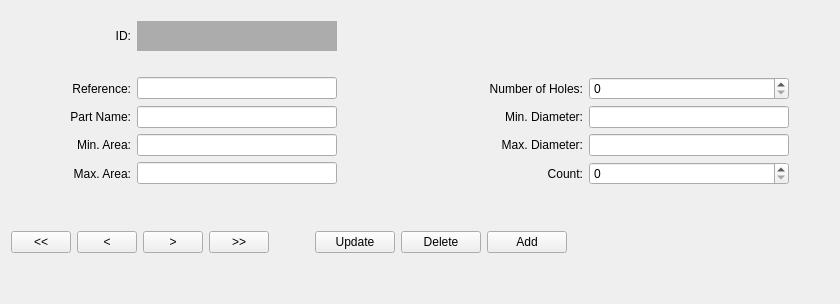
        <widget class="QWidget" name="tab_edit_inv">
         <attribute name="title">
          <string>Edit Inventory</string>
         </attribute>
         <layout class="QGridLayout" name="gridLayout">
          <item row="4" column="0">
           <spacer name="verticalSpacer_8">
            <property name="orientation">
             <enum>Qt::Vertical</enum>
            </property>
            <property name="sizeHint" stdset="0">
             <size>
              <width>20</width>
              <height>40</height>
             </size>
            </property>
           </spacer>
          </item>
          <item row="3" column="0">
           <layout class="QHBoxLayout" name="horizontalLayout_6">
            <item>
             <widget class="QPushButton" name="btn_first">
              <property name="minimumSize">
               <size>
                <width>52</width>
                <height>0</height>
               </size>
              </property>
              <property name="maximumSize">
               <size>
                <width>60</width>
                <height>16777215</height>
               </size>
              </property>
              <property name="styleSheet">
               <string notr="true"/>
              </property>
              <property name="text">
               <string>&lt;&lt;</string>
              </property>
             </widget>
            </item>
            <item>
             <widget class="QPushButton" name="btn_prev">
              <property name="minimumSize">
               <size>
                <width>52</width>
                <height>0</height>
               </size>
              </property>
              <property name="maximumSize">
               <size>
                <width>60</width>
                <height>16777215</height>
               </size>
              </property>
              <property name="styleSheet">
               <string notr="true"/>
              </property>
              <property name="text">
               <string>&lt;</string>
              </property>
             </widget>
            </item>
            <item>
             <widget class="QPushButton" name="btn_next">
              <property name="minimumSize">
               <size>
                <width>52</width>
                <height>0</height>
               </size>
              </property>
              <property name="maximumSize">
               <size>
                <width>60</width>
                <height>16777215</height>
               </size>
              </property>
              <property name="styleSheet">
               <string notr="true"/>
              </property>
              <property name="text">
               <string>&gt;</string>
              </property>
             </widget>
            </item>
            <item>
             <widget class="QPushButton" name="btn_last">
              <property name="minimumSize">
               <size>
                <width>52</width>
                <height>0</height>
               </size>
              </property>
              <property name="maximumSize">
               <size>
                <width>60</width>
                <height>16777215</height>
               </size>
              </property>
              <property name="styleSheet">
               <string notr="true"/>
              </property>
              <property name="text">
               <string>&gt;&gt;</string>
              </property>
             </widget>
            </item>
            <item>
             <spacer name="horizontalSpacer_9">
              <property name="orientation">
               <enum>Qt::Horizontal</enum>
              </property>
              <property name="sizeType">
               <enum>QSizePolicy::Fixed</enum>
              </property>
              <property name="sizeHint" stdset="0">
               <size>
                <width>40</width>
                <height>20</height>
               </size>
              </property>
             </spacer>
            </item>
            <item>
             <widget class="QPushButton" name="btn_update">
              <property name="minimumSize">
               <size>
                <width>52</width>
                <height>0</height>
               </size>
              </property>
              <property name="maximumSize">
               <size>
                <width>120</width>
                <height>16777215</height>
               </size>
              </property>
              <property name="text">
               <string>Update</string>
              </property>
             </widget>
            </item>
            <item>
             <widget class="QPushButton" name="btn_del">
              <property name="minimumSize">
               <size>
                <width>52</width>
                <height>0</height>
               </size>
              </property>
              <property name="maximumSize">
               <size>
                <width>120</width>
                <height>16777215</height>
               </size>
              </property>
              <property name="text">
               <string>Delete</string>
              </property>
             </widget>
            </item>
            <item>
             <widget class="QPushButton" name="btn_add">
              <property name="minimumSize">
               <size>
                <width>52</width>
                <height>0</height>
               </size>
              </property>
              <property name="maximumSize">
               <size>
                <width>120</width>
                <height>16777215</height>
               </size>
              </property>
              <property name="text">
               <string>Add</string>
              </property>
             </widget>
            </item>
            <item>
             <spacer name="horizontalSpacer_8">
              <property name="orientation">
               <enum>Qt::Horizontal</enum>
              </property>
              <property name="sizeHint" stdset="0">
               <size>
                <width>40</width>
                <height>20</height>
               </size>
              </property>
             </spacer>
            </item>
           </layout>
          </item>
          <item row="2" column="0">
           <spacer name="verticalSpacer_11">
            <property name="orientation">
             <enum>Qt::Vertical</enum>
            </property>
            <property name="sizeType">
             <enum>QSizePolicy::Fixed</enum>
            </property>
            <property name="sizeHint" stdset="0">
             <size>
              <width>20</width>
              <height>40</height>
             </size>
            </property>
           </spacer>
          </item>
          <item row="1" column="0">
           <layout class="QGridLayout" name="gridLayout_5">
            <item row="5" column="1">
             <widget class="QLineEdit" name="edit_part_name">
              <property name="minimumSize">
               <size>
                <width>200</width>
                <height>0</height>
               </size>
              </property>
              <property name="maximumSize">
               <size>
                <width>200</width>
                <height>16777215</height>
               </size>
              </property>
              <property name="styleSheet">
               <string notr="true">font: 12pt &quot;Century Gothic&quot;;</string>
              </property>
             </widget>
            </item>
            <item row="7" column="3">
             <widget class="QLabel" name="label_12">
              <property name="minimumSize">
               <size>
                <width>200</width>
                <height>0</height>
               </size>
              </property>
              <property name="maximumSize">
               <size>
                <width>200</width>
                <height>16777215</height>
               </size>
              </property>
              <property name="styleSheet">
               <string notr="true">font: 75 14pt &quot;Century Gothic&quot;;</string>
              </property>
              <property name="text">
               <string>Count:</string>
              </property>
              <property name="alignment">
               <set>Qt::AlignRight|Qt::AlignTrailing|Qt::AlignVCenter</set>
              </property>
             </widget>
            </item>
            <item row="4" column="1">
             <widget class="QLineEdit" name="edit_ref">
              <property name="minimumSize">
               <size>
                <width>200</width>
                <height>0</height>
               </size>
              </property>
              <property name="maximumSize">
               <size>
                <width>200</width>
                <height>16777215</height>
               </size>
              </property>
              <property name="styleSheet">
               <string notr="true">font: 12pt &quot;Century Gothic&quot;;</string>
              </property>
              <property name="text">
               <string/>
              </property>
             </widget>
            </item>
            <item row="3" column="0">
             <spacer name="verticalSpacer_10">
              <property name="orientation">
               <enum>Qt::Vertical</enum>
              </property>
              <property name="sizeType">
               <enum>QSizePolicy::Fixed</enum>
              </property>
              <property name="sizeHint" stdset="0">
               <size>
                <width>20</width>
                <height>20</height>
               </size>
              </property>
             </spacer>
            </item>
            <item row="5" column="4">
             <widget class="QLineEdit" name="edit_min_dia">
              <property name="minimumSize">
               <size>
                <width>200</width>
                <height>0</height>
               </size>
              </property>
              <property name="maximumSize">
               <size>
                <width>200</width>
                <height>16777215</height>
               </size>
              </property>
              <property name="styleSheet">
               <string notr="true">font: 12pt &quot;Century Gothic&quot;;</string>
              </property>
             </widget>
            </item>
            <item row="6" column="1">
             <widget class="QLineEdit" name="edit_min_area">
              <property name="minimumSize">
               <size>
                <width>200</width>
                <height>0</height>
               </size>
              </property>
              <property name="maximumSize">
               <size>
                <width>200</width>
                <height>16777215</height>
               </size>
              </property>
              <property name="styleSheet">
               <string notr="true">font: 12pt &quot;Century Gothic&quot;;</string>
              </property>
             </widget>
            </item>
            <item row="2" column="0">
             <widget class="QLabel" name="label_13">
              <property name="minimumSize">
               <size>
                <width>120</width>
                <height>0</height>
               </size>
              </property>
              <property name="maximumSize">
               <size>
                <width>120</width>
                <height>16777215</height>
               </size>
              </property>
              <property name="styleSheet">
               <string notr="true">font: 75 14pt &quot;Century Gothic&quot;;</string>
              </property>
              <property name="text">
               <string>ID:</string>
              </property>
              <property name="alignment">
               <set>Qt::AlignRight|Qt::AlignTrailing|Qt::AlignVCenter</set>
              </property>
             </widget>
            </item>
            <item row="6" column="3">
             <widget class="QLabel" name="label_11">
              <property name="minimumSize">
               <size>
                <width>200</width>
                <height>0</height>
               </size>
              </property>
              <property name="maximumSize">
               <size>
                <width>200</width>
                <height>16777215</height>
               </size>
              </property>
              <property name="styleSheet">
               <string notr="true">font: 75 14pt &quot;Century Gothic&quot;;</string>
              </property>
              <property name="text">
               <string>Max. Diameter:</string>
              </property>
              <property name="alignment">
               <set>Qt::AlignRight|Qt::AlignTrailing|Qt::AlignVCenter</set>
              </property>
             </widget>
            </item>
            <item row="7" column="1">
             <widget class="QLineEdit" name="edit_max_area">
              <property name="minimumSize">
               <size>
                <width>200</width>
                <height>0</height>
               </size>
              </property>
              <property name="maximumSize">
               <size>
                <width>200</width>
                <height>16777215</height>
               </size>
              </property>
              <property name="styleSheet">
               <string notr="true">font: 12pt &quot;Century Gothic&quot;;</string>
              </property>
             </widget>
            </item>
            <item row="6" column="4">
             <widget class="QLineEdit" name="edit_max_dia">
              <property name="minimumSize">
               <size>
                <width>200</width>
                <height>0</height>
               </size>
              </property>
              <property name="maximumSize">
               <size>
                <width>200</width>
                <height>16777215</height>
               </size>
              </property>
              <property name="styleSheet">
               <string notr="true">font: 12pt &quot;Century Gothic&quot;;</string>
              </property>
             </widget>
            </item>
            <item row="7" column="4">
             <widget class="QSpinBox" name="edit_count">
              <property name="minimumSize">
               <size>
                <width>52</width>
                <height>0</height>
               </size>
              </property>
              <property name="maximumSize">
               <size>
                <width>200</width>
                <height>16777215</height>
               </size>
              </property>
              <property name="styleSheet">
               <string notr="true">font: 12pt &quot;Century Gothic&quot;;</string>
              </property>
              <property name="maximum">
               <number>999</number>
              </property>
             </widget>
            </item>
            <item row="5" column="3">
             <widget class="QLabel" name="label_10">
              <property name="minimumSize">
               <size>
                <width>200</width>
                <height>0</height>
               </size>
              </property>
              <property name="maximumSize">
               <size>
                <width>200</width>
                <height>16777215</height>
               </size>
              </property>
              <property name="styleSheet">
               <string notr="true">font: 75 14pt &quot;Century Gothic&quot;;</string>
              </property>
              <property name="text">
               <string>Min. Diameter:</string>
              </property>
              <property name="alignment">
               <set>Qt::AlignRight|Qt::AlignTrailing|Qt::AlignVCenter</set>
              </property>
             </widget>
            </item>
            <item row="6" column="0">
             <widget class="QLabel" name="label_6">
              <property name="minimumSize">
               <size>
                <width>120</width>
                <height>0</height>
               </size>
              </property>
              <property name="maximumSize">
               <size>
                <width>120</width>
                <height>16777215</height>
               </size>
              </property>
              <property name="styleSheet">
               <string notr="true">font: 75 14pt &quot;Century Gothic&quot;;</string>
              </property>
              <property name="text">
               <string>Min. Area:</string>
              </property>
              <property name="alignment">
               <set>Qt::AlignRight|Qt::AlignTrailing|Qt::AlignVCenter</set>
              </property>
             </widget>
            </item>
            <item row="4" column="3">
             <widget class="QLabel" name="label_9">
              <property name="minimumSize">
               <size>
                <width>200</width>
                <height>0</height>
               </size>
              </property>
              <property name="maximumSize">
               <size>
                <width>200</width>
                <height>16777215</height>
               </size>
              </property>
              <property name="styleSheet">
               <string notr="true">font: 75 14pt &quot;Century Gothic&quot;;</string>
              </property>
              <property name="text">
               <string>Number of Holes:</string>
              </property>
              <property name="alignment">
               <set>Qt::AlignRight|Qt::AlignTrailing|Qt::AlignVCenter</set>
              </property>
             </widget>
            </item>
            <item row="4" column="4">
             <widget class="QSpinBox" name="edit_num_holes">
              <property name="minimumSize">
               <size>
                <width>52</width>
                <height>0</height>
               </size>
              </property>
              <property name="maximumSize">
               <size>
                <width>200</width>
                <height>16777215</height>
               </size>
              </property>
              <property name="styleSheet">
               <string notr="true">font: 12pt &quot;Century Gothic&quot;;</string>
              </property>
              <property name="maximum">
               <number>999</number>
              </property>
             </widget>
            </item>
            <item row="7" column="0">
             <widget class="QLabel" name="label_8">
              <property name="minimumSize">
               <size>
                <width>120</width>
                <height>0</height>
               </size>
              </property>
              <property name="maximumSize">
               <size>
                <width>120</width>
                <height>16777215</height>
               </size>
              </property>
              <property name="styleSheet">
               <string notr="true">font: 75 14pt &quot;Century Gothic&quot;;</string>
              </property>
              <property name="text">
               <string>Max. Area:</string>
              </property>
              <property name="alignment">
               <set>Qt::AlignRight|Qt::AlignTrailing|Qt::AlignVCenter</set>
              </property>
             </widget>
            </item>
            <item row="2" column="1">
             <widget class="QLabel" name="edit_id">
              <property name="sizePolicy">
               <sizepolicy hsizetype="Expanding" vsizetype="Fixed">
                <horstretch>0</horstretch>
                <verstretch>0</verstretch>
               </sizepolicy>
              </property>
              <property name="minimumSize">
               <size>
                <width>200</width>
                <height>30</height>
               </size>
              </property>
              <property name="maximumSize">
               <size>
                <width>200</width>
                <height>30</height>
               </size>
              </property>
              <property name="styleSheet">
               <string notr="true">font: 12pt &quot;Century Gothic&quot;;
color: rgb(0, 0, 0);
background-color: rgb(172, 172, 172);
</string>
              </property>
              <property name="text">
               <string/>
              </property>
             </widget>
            </item>
            <item row="5" column="0">
             <widget class="QLabel" name="label_4">
              <property name="minimumSize">
               <size>
                <width>120</width>
                <height>0</height>
               </size>
              </property>
              <property name="maximumSize">
               <size>
                <width>120</width>
                <height>16777215</height>
               </size>
              </property>
              <property name="styleSheet">
               <string notr="true">font: 75 14pt &quot;Century Gothic&quot;;</string>
              </property>
              <property name="text">
               <string>Part Name:</string>
              </property>
              <property name="alignment">
               <set>Qt::AlignRight|Qt::AlignTrailing|Qt::AlignVCenter</set>
              </property>
             </widget>
            </item>
            <item row="4" column="0">
             <widget class="QLabel" name="label_2">
              <property name="minimumSize">
               <size>
                <width>120</width>
                <height>0</height>
               </size>
              </property>
              <property name="maximumSize">
               <size>
                <width>120</width>
                <height>16777215</height>
               </size>
              </property>
              <property name="layoutDirection">
               <enum>Qt::LeftToRight</enum>
              </property>
              <property name="styleSheet">
               <string notr="true">font: 75 14pt &quot;Century Gothic&quot;;</string>
              </property>
              <property name="text">
               <string>Reference:</string>
              </property>
              <property name="alignment">
               <set>Qt::AlignRight|Qt::AlignTrailing|Qt::AlignVCenter</set>
              </property>
             </widget>
            </item>
            <item row="2" column="5">
             <spacer name="horizontalSpacer_7">
              <property name="orientation">
               <enum>Qt::Horizontal</enum>
              </property>
              <property name="sizeHint" stdset="0">
               <size>
                <width>40</width>
                <height>20</height>
               </size>
              </property>
             </spacer>
            </item>
            <item row="2" column="2">
             <spacer name="horizontalSpacer_6">
              <property name="orientation">
               <enum>Qt::Horizontal</enum>
              </property>
              <property name="sizeType">
               <enum>QSizePolicy::Fixed</enum>
              </property>
              <property name="sizeHint" stdset="0">
               <size>
                <width>40</width>
                <height>20</height>
               </size>
              </property>
             </spacer>
            </item>
           </layout>
          </item>
          <item row="0" column="0">
           <spacer name="verticalSpacer_9">
            <property name="orientation">
             <enum>Qt::Vertical</enum>
            </property>
            <property name="sizeType">
             <enum>QSizePolicy::Fixed</enum>
            </property>
            <property name="sizeHint" stdset="0">
             <size>
              <width>20</width>
              <height>10</height>
             </size>
            </property>
           </spacer>
          </item>
         </layout>
        </widget>
